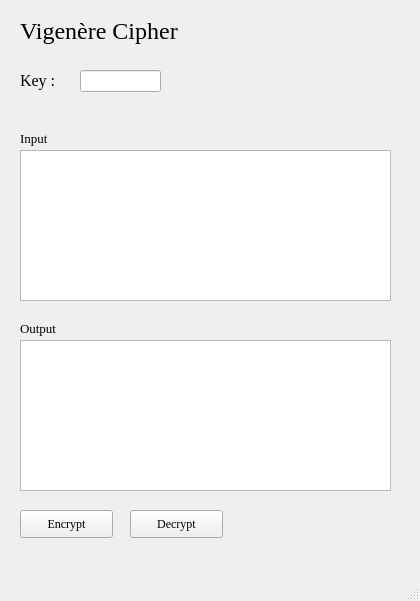
<?xml version="1.0" encoding="UTF-8"?>
<ui version="4.0">
 <class>VigenereWindow</class>
 <widget class="QMainWindow" name="VigenereWindow">
  <property name="geometry">
   <rect>
    <x>0</x>
    <y>0</y>
    <width>420</width>
    <height>601</height>
   </rect>
  </property>
  <property name="font">
   <font>
    <family>Times New Roman</family>
   </font>
  </property>
  <property name="windowTitle">
   <string>Vigenère Cipher</string>
  </property>
  <property name="windowIcon">
   <iconset>
    <normaloff>vignere.png</normaloff>vignere.png</iconset>
  </property>
  <widget class="QWidget" name="centralwidget">
   <widget class="QLabel" name="labelVignere">
    <property name="geometry">
     <rect>
      <x>20</x>
      <y>10</y>
      <width>201</width>
      <height>41</height>
     </rect>
    </property>
    <property name="font">
     <font>
      <family>Times New Roman</family>
      <pointsize>18</pointsize>
     </font>
    </property>
    <property name="text">
     <string>Vigenère Cipher</string>
    </property>
   </widget>
   <widget class="QLabel" name="labelKey">
    <property name="geometry">
     <rect>
      <x>20</x>
      <y>60</y>
      <width>51</width>
      <height>41</height>
     </rect>
    </property>
    <property name="font">
     <font>
      <pointsize>12</pointsize>
     </font>
    </property>
    <property name="text">
     <string>Key :</string>
    </property>
   </widget>
   <widget class="QLineEdit" name="lineEdit">
    <property name="geometry">
     <rect>
      <x>80</x>
      <y>70</y>
      <width>81</width>
      <height>22</height>
     </rect>
    </property>
   </widget>
   <widget class="QLabel" name="labelPlainText">
    <property name="geometry">
     <rect>
      <x>20</x>
      <y>130</y>
      <width>81</width>
      <height>16</height>
     </rect>
    </property>
    <property name="font">
     <font>
      <pointsize>10</pointsize>
     </font>
    </property>
    <property name="text">
     <string>Input</string>
    </property>
   </widget>
   <widget class="QLabel" name="labelCipherText">
    <property name="geometry">
     <rect>
      <x>20</x>
      <y>320</y>
      <width>131</width>
      <height>16</height>
     </rect>
    </property>
    <property name="font">
     <font>
      <pointsize>10</pointsize>
     </font>
    </property>
    <property name="text">
     <string>Output</string>
    </property>
   </widget>
   <widget class="QTextEdit" name="textEditPlainText">
    <property name="geometry">
     <rect>
      <x>20</x>
      <y>150</y>
      <width>371</width>
      <height>151</height>
     </rect>
    </property>
   </widget>
   <widget class="QTextEdit" name="textEditCipherText">
    <property name="geometry">
     <rect>
      <x>20</x>
      <y>340</y>
      <width>371</width>
      <height>151</height>
     </rect>
    </property>
   </widget>
   <widget class="QPushButton" name="pushButtonEncrypt">
    <property name="geometry">
     <rect>
      <x>20</x>
      <y>510</y>
      <width>93</width>
      <height>28</height>
     </rect>
    </property>
    <property name="text">
     <string>Encrypt</string>
    </property>
   </widget>
   <widget class="QPushButton" name="pushButtonDecrypt">
    <property name="geometry">
     <rect>
      <x>130</x>
      <y>510</y>
      <width>93</width>
      <height>28</height>
     </rect>
    </property>
    <property name="text">
     <string>Decrypt</string>
    </property>
   </widget>
  </widget>
  <widget class="QMenuBar" name="menubar">
   <property name="geometry">
    <rect>
     <x>0</x>
     <y>0</y>
     <width>420</width>
     <height>26</height>
    </rect>
   </property>
  </widget>
  <widget class="QStatusBar" name="statusbar"/>
 </widget>
 <resources/>
 <connections/>
</ui>
